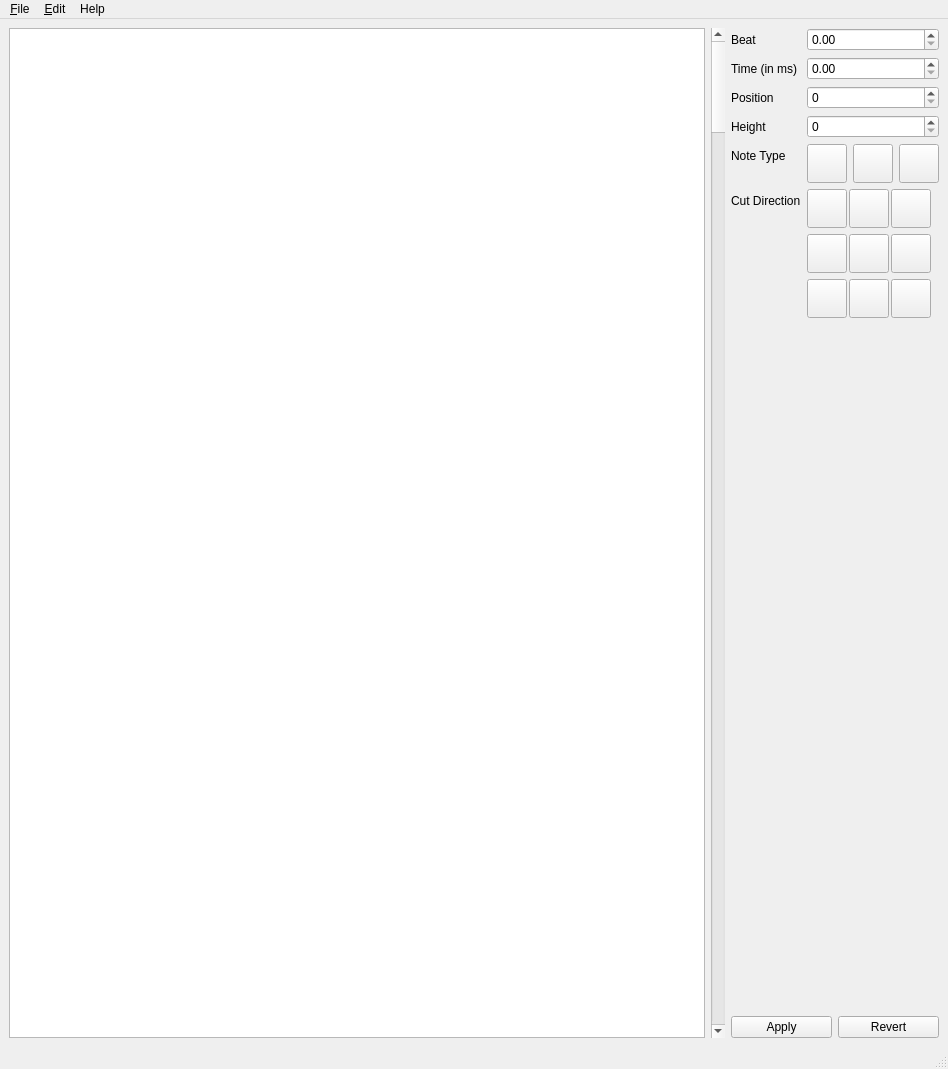
<?xml version="1.0" encoding="UTF-8"?>
<ui version="4.0">
 <class>MainWindow</class>
 <widget class="QMainWindow" name="MainWindow">
  <property name="geometry">
   <rect>
    <x>0</x>
    <y>0</y>
    <width>948</width>
    <height>1069</height>
   </rect>
  </property>
  <property name="windowTitle">
   <string>MainWindow</string>
  </property>
  <widget class="QWidget" name="centralwidget">
   <layout class="QHBoxLayout" name="horizontalLayout_8">
    <item>
     <layout class="QHBoxLayout" name="horizontalLayout_7">
      <item>
       <widget class="QGraphicsView" name="mainSongView">
        <property name="sizePolicy">
         <sizepolicy hsizetype="Expanding" vsizetype="Expanding">
          <horstretch>0</horstretch>
          <verstretch>0</verstretch>
         </sizepolicy>
        </property>
        <property name="focusPolicy">
         <enum>Qt::StrongFocus</enum>
        </property>
       </widget>
      </item>
      <item>
       <widget class="QScrollBar" name="songScrollBar">
        <property name="orientation">
         <enum>Qt::Vertical</enum>
        </property>
       </widget>
      </item>
     </layout>
    </item>
    <item>
     <layout class="QVBoxLayout" name="verticalLayout_3">
      <item>
       <layout class="QFormLayout" name="formLayout_3">
        <property name="labelAlignment">
         <set>Qt::AlignLeading|Qt::AlignLeft|Qt::AlignTop</set>
        </property>
        <property name="formAlignment">
         <set>Qt::AlignLeading|Qt::AlignLeft|Qt::AlignTop</set>
        </property>
        <item row="0" column="0">
         <widget class="QLabel" name="betaLabel_3">
          <property name="text">
           <string>Beat</string>
          </property>
         </widget>
        </item>
        <item row="0" column="1">
         <widget class="QDoubleSpinBox" name="beatIn_3"/>
        </item>
        <item row="1" column="0">
         <widget class="QLabel" name="timeLabel_3">
          <property name="text">
           <string>Time (in ms)</string>
          </property>
         </widget>
        </item>
        <item row="1" column="1">
         <widget class="QDoubleSpinBox" name="timeIn_3"/>
        </item>
        <item row="2" column="0">
         <widget class="QLabel" name="noteIndexLabel_3">
          <property name="text">
           <string>Position</string>
          </property>
         </widget>
        </item>
        <item row="2" column="1">
         <widget class="QSpinBox" name="indexIn_3"/>
        </item>
        <item row="3" column="0">
         <widget class="QLabel" name="noteLayerLabel_3">
          <property name="text">
           <string>Height</string>
          </property>
         </widget>
        </item>
        <item row="3" column="1">
         <widget class="QSpinBox" name="layerIn_3"/>
        </item>
        <item row="4" column="0">
         <widget class="QLabel" name="noteTypeLabel_3">
          <property name="text">
           <string>Note Type</string>
          </property>
         </widget>
        </item>
        <item row="4" column="1">
         <layout class="QHBoxLayout" name="horizontalLayout_6">
          <item>
           <widget class="QToolButton" name="mineBtn_3">
            <property name="text">
             <string/>
            </property>
            <property name="icon">
             <iconset>
              <normaloff>../graphics/mine.png</normaloff>../graphics/mine.png</iconset>
            </property>
            <property name="iconSize">
             <size>
              <width>32</width>
              <height>32</height>
             </size>
            </property>
            <property name="checkable">
             <bool>true</bool>
            </property>
            <property name="arrowType">
             <enum>Qt::NoArrow</enum>
            </property>
           </widget>
          </item>
          <item>
           <widget class="QToolButton" name="redBtn_3">
            <property name="text">
             <string/>
            </property>
            <property name="icon">
             <iconset>
              <normaloff>../graphics/red.png</normaloff>../graphics/red.png</iconset>
            </property>
            <property name="iconSize">
             <size>
              <width>32</width>
              <height>32</height>
             </size>
            </property>
            <property name="checkable">
             <bool>true</bool>
            </property>
           </widget>
          </item>
          <item>
           <widget class="QToolButton" name="bluBtn_3">
            <property name="text">
             <string/>
            </property>
            <property name="icon">
             <iconset>
              <normaloff>../graphics/blue.png</normaloff>../graphics/blue.png</iconset>
            </property>
            <property name="iconSize">
             <size>
              <width>32</width>
              <height>32</height>
             </size>
            </property>
            <property name="checkable">
             <bool>true</bool>
            </property>
           </widget>
          </item>
         </layout>
        </item>
        <item row="5" column="0">
         <widget class="QLabel" name="cutDirLabel_3">
          <property name="text">
           <string>Cut Direction</string>
          </property>
         </widget>
        </item>
        <item row="5" column="1">
         <layout class="QGridLayout" name="gridLayout_3">
          <property name="horizontalSpacing">
           <number>2</number>
          </property>
          <item row="2" column="2">
           <widget class="QToolButton" name="upLeftBtn_3">
            <property name="text">
             <string/>
            </property>
            <property name="icon">
             <iconset>
              <normaloff>../graphics/upRight.png</normaloff>../graphics/upRight.png</iconset>
            </property>
            <property name="iconSize">
             <size>
              <width>32</width>
              <height>32</height>
             </size>
            </property>
            <property name="checkable">
             <bool>true</bool>
            </property>
           </widget>
          </item>
          <item row="0" column="0">
           <widget class="QToolButton" name="downRightBtn_3">
            <property name="text">
             <string/>
            </property>
            <property name="icon">
             <iconset>
              <normaloff>../graphics/downRight.png</normaloff>../graphics/downRight.png</iconset>
            </property>
            <property name="iconSize">
             <size>
              <width>32</width>
              <height>32</height>
             </size>
            </property>
            <property name="checkable">
             <bool>true</bool>
            </property>
           </widget>
          </item>
          <item row="1" column="0">
           <widget class="QToolButton" name="rightBtn_3">
            <property name="text">
             <string/>
            </property>
            <property name="icon">
             <iconset>
              <normaloff>../graphics/right.png</normaloff>../graphics/right.png</iconset>
            </property>
            <property name="iconSize">
             <size>
              <width>32</width>
              <height>32</height>
             </size>
            </property>
            <property name="checkable">
             <bool>true</bool>
            </property>
           </widget>
          </item>
          <item row="0" column="1">
           <widget class="QToolButton" name="downBtn_3">
            <property name="text">
             <string/>
            </property>
            <property name="icon">
             <iconset>
              <normaloff>../graphics/down.png</normaloff>../graphics/down.png</iconset>
            </property>
            <property name="iconSize">
             <size>
              <width>32</width>
              <height>32</height>
             </size>
            </property>
            <property name="checkable">
             <bool>true</bool>
            </property>
           </widget>
          </item>
          <item row="1" column="1">
           <widget class="QToolButton" name="centerBtn_3">
            <property name="text">
             <string/>
            </property>
            <property name="icon">
             <iconset>
              <normaloff>../graphics/circle.png</normaloff>../graphics/circle.png</iconset>
            </property>
            <property name="iconSize">
             <size>
              <width>32</width>
              <height>32</height>
             </size>
            </property>
            <property name="checkable">
             <bool>true</bool>
            </property>
           </widget>
          </item>
          <item row="2" column="0">
           <widget class="QToolButton" name="upRightBtn_3">
            <property name="text">
             <string/>
            </property>
            <property name="icon">
             <iconset>
              <normaloff>../graphics/upLeft.png</normaloff>../graphics/upLeft.png</iconset>
            </property>
            <property name="iconSize">
             <size>
              <width>32</width>
              <height>32</height>
             </size>
            </property>
            <property name="checkable">
             <bool>true</bool>
            </property>
           </widget>
          </item>
          <item row="1" column="2">
           <widget class="QToolButton" name="leftBtn_3">
            <property name="text">
             <string/>
            </property>
            <property name="icon">
             <iconset>
              <normaloff>../graphics/left.png</normaloff>../graphics/left.png</iconset>
            </property>
            <property name="iconSize">
             <size>
              <width>32</width>
              <height>32</height>
             </size>
            </property>
            <property name="checkable">
             <bool>true</bool>
            </property>
           </widget>
          </item>
          <item row="2" column="1">
           <widget class="QToolButton" name="upBtn_3">
            <property name="autoFillBackground">
             <bool>true</bool>
            </property>
            <property name="text">
             <string/>
            </property>
            <property name="icon">
             <iconset>
              <normaloff>../graphics/up.png</normaloff>../graphics/up.png</iconset>
            </property>
            <property name="iconSize">
             <size>
              <width>32</width>
              <height>32</height>
             </size>
            </property>
            <property name="checkable">
             <bool>true</bool>
            </property>
           </widget>
          </item>
          <item row="0" column="2">
           <widget class="QToolButton" name="downLeftBtn_3">
            <property name="text">
             <string/>
            </property>
            <property name="icon">
             <iconset>
              <normaloff>../graphics/downLeft.png</normaloff>../graphics/downLeft.png</iconset>
            </property>
            <property name="iconSize">
             <size>
              <width>32</width>
              <height>32</height>
             </size>
            </property>
            <property name="checkable">
             <bool>true</bool>
            </property>
           </widget>
          </item>
         </layout>
        </item>
       </layout>
      </item>
      <item>
       <layout class="QHBoxLayout" name="horizontalLayout_3">
        <item>
         <widget class="QPushButton" name="applyBtn_3">
          <property name="text">
           <string>Apply</string>
          </property>
         </widget>
        </item>
        <item>
         <widget class="QPushButton" name="revertBtn_3">
          <property name="text">
           <string>Revert</string>
          </property>
         </widget>
        </item>
       </layout>
      </item>
     </layout>
    </item>
   </layout>
  </widget>
  <widget class="QMenuBar" name="menubar">
   <property name="geometry">
    <rect>
     <x>0</x>
     <y>0</y>
     <width>948</width>
     <height>21</height>
    </rect>
   </property>
   <widget class="QMenu" name="menu_File">
    <property name="title">
     <string>&amp;File</string>
    </property>
    <addaction name="action_Open"/>
    <addaction name="action_Save"/>
    <addaction name="actionSave_As"/>
    <addaction name="separator"/>
    <addaction name="actionClose"/>
   </widget>
   <widget class="QMenu" name="menu_Edit">
    <property name="title">
     <string>&amp;Edit</string>
    </property>
    <addaction name="actionCut"/>
    <addaction name="actionCopy"/>
    <addaction name="actionPaste"/>
    <addaction name="actionSelect_All"/>
    <addaction name="separator"/>
    <addaction name="actionLevel_Info"/>
    <addaction name="actionSongInfo"/>
    <addaction name="separator"/>
    <addaction name="actionSettings"/>
   </widget>
   <widget class="QMenu" name="menuHelp">
    <property name="title">
     <string>Help</string>
    </property>
    <addaction name="actionHelp"/>
    <addaction name="separator"/>
    <addaction name="actionAbout"/>
   </widget>
   <addaction name="menu_File"/>
   <addaction name="menu_Edit"/>
   <addaction name="menuHelp"/>
  </widget>
  <widget class="QStatusBar" name="statusbar"/>
  <action name="action_Open">
   <property name="text">
    <string>&amp;Open</string>
   </property>
  </action>
  <action name="action_Save">
   <property name="text">
    <string>&amp;Save</string>
   </property>
  </action>
  <action name="actionSave_As">
   <property name="text">
    <string>Save As...</string>
   </property>
  </action>
  <action name="actionClose">
   <property name="text">
    <string>Close</string>
   </property>
  </action>
  <action name="actionCut">
   <property name="text">
    <string>Cut</string>
   </property>
  </action>
  <action name="actionCopy">
   <property name="text">
    <string>Copy</string>
   </property>
  </action>
  <action name="actionPaste">
   <property name="text">
    <string>Paste</string>
   </property>
  </action>
  <action name="actionSelect_All">
   <property name="text">
    <string>Select All</string>
   </property>
  </action>
  <action name="actionEdit_Song_Info">
   <property name="text">
    <string>Edit Song Info</string>
   </property>
  </action>
  <action name="actionHelp">
   <property name="text">
    <string>Help</string>
   </property>
  </action>
  <action name="actionSongInfo">
   <property name="text">
    <string>SongInfo</string>
   </property>
  </action>
  <action name="actionSettings">
   <property name="text">
    <string>Settings</string>
   </property>
  </action>
  <action name="actionAbout">
   <property name="text">
    <string>About</string>
   </property>
  </action>
  <action name="actionLevel_Info">
   <property name="text">
    <string>Level Info</string>
   </property>
  </action>
 </widget>
 <resources/>
 <connections/>
</ui>
